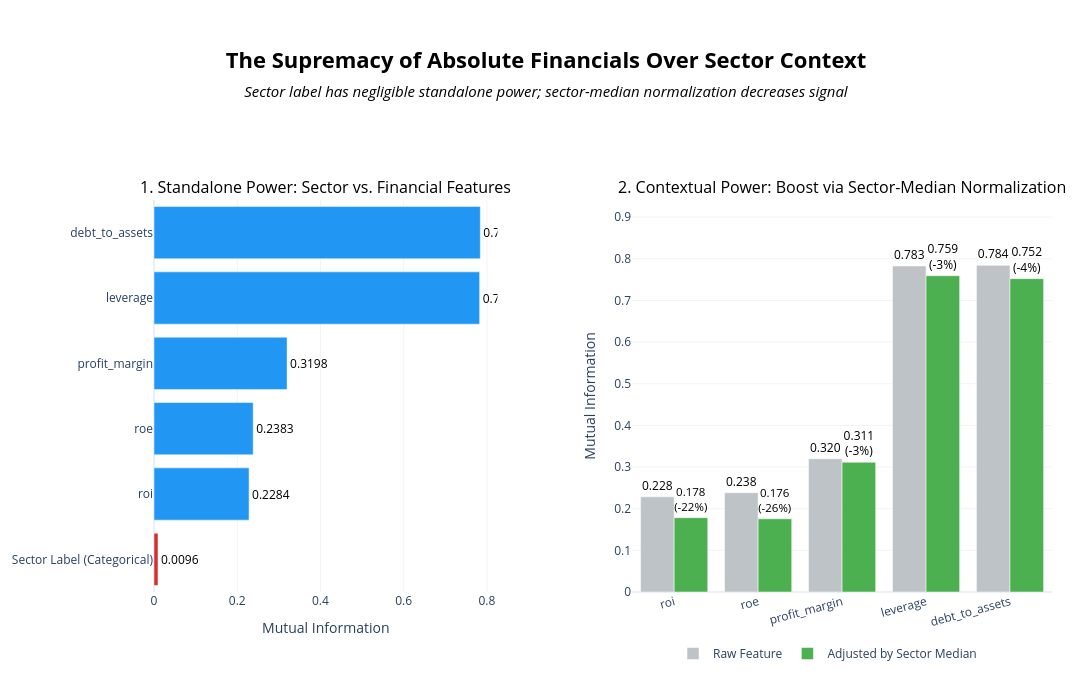

Notebook code cell kept with this figure:
### Code cell
df = train_df.copy()

ateco_map = {
    (10, 33): "Manufacturing", (41, 43): "Construction", (45, 47): "Wholesale & Retail",
    (55, 56): "Accommodation & Food", (58, 63): "Information & Communication",
    (68, 68): "Real Estate", (69, 75): "Professional & Scientific", (77, 82): "Admin & Support"
}

def get_sector_name(code):
    try:
        code_int = int(code)
        for (lo, hi), name in ateco_map.items():
            if lo <= code_int <= hi: return name
    except: pass
    return "Other"

df["sector_name"] = df["ateco_sector"].astype(str).str.zfill(2).apply(get_sector_name)

exclude_cols = ["company_id", "proxy_id", "fiscal_year", "ateco_sector", TARGET]
num_cols = [c for c in df.select_dtypes(include=[np.number]).columns if c not in exclude_cols]

df_mi_calc = df[num_cols + [TARGET]].dropna()
y_enc_full = LabelEncoder().fit_transform(df_mi_calc[TARGET])

mi_raw_all = mutual_info_classif(df_mi_calc[num_cols], y_enc_full, random_state=42)
mi_series = pd.Series(mi_raw_all, index=num_cols).sort_values(ascending=False)

TOP_5_FEATURES = mi_series.head(5).index.tolist()

df_sec = df[["sector_name", TARGET]].dropna()
X_sec_enc = LabelEncoder().fit_transform(df_sec["sector_name"]).reshape(-1, 1)
y_sec_enc = LabelEncoder().fit_transform(df_sec[TARGET])
mi_sector_standalone = mutual_info_classif(X_sec_enc, y_sec_enc, discrete_features=True, random_state=42)[0]

mi_results = []
df_clean = df.dropna(subset=TOP_5_FEATURES + ["sector_name", TARGET]).copy()
y_enc_clean = LabelEncoder().fit_transform(df_clean[TARGET])

for col in TOP_5_FEATURES:
    mi_raw = mutual_info_classif(df_clean[[col]], y_enc_clean, random_state=42)[0]
    med_col = df_clean.groupby("sector_name")[col].transform("median")
    df_clean[f"{col}_rel_med"] = df_clean[col] - med_col
    mi_rel = mutual_info_classif(df_clean[[f"{col}_rel_med"]], y_enc_clean, random_state=42)[0]
    mi_results.append({
        "Feature": col,
        "MI_Raw": mi_raw,
        "MI_Relative": mi_rel,
        "Boost_Pct": ((mi_rel - mi_raw) / mi_raw) * 100 if mi_raw > 0 else 0
    })

results_df = pd.DataFrame(mi_results).sort_values(by="MI_Raw", ascending=True)

# Figure
fig = make_subplots(
    rows=1, cols=2,
    column_widths=[0.45, 0.55],
    horizontal_spacing=0.15,
    subplot_titles=[
        "1. Standalone Power: Sector vs. Financial Features",
        "2. Contextual Power: Boost via Sector-Median Normalization"
    ]
)

names  = ["Sector Label (Categorical)"] + results_df["Feature"].tolist()
values = [mi_sector_standalone] + results_df["MI_Raw"].tolist()
bar_colors = ["#d32f2f"] + ["#2196f3"] * len(results_df)

fig.add_trace(
    go.Bar(
        x=values,
        y=names,
        orientation="h",
        marker_color=bar_colors,
        text=[f"{v:.4f}" for v in values],
        textposition="outside",
        textfont=dict(color="#000000"),
        showlegend=False
    ),
    row=1, col=1
)

fig.add_trace(
    go.Bar(
        name="Raw Feature",
        x=results_df["Feature"],
        y=results_df["MI_Raw"],
        marker_color="#BDC3C7",
        text=[f"{v:.3f}" for v in results_df["MI_Raw"]],
        textposition="outside",
        textfont=dict(color="#000000"),
    ),
    row=1, col=2
)

fig.add_trace(
    go.Bar(
        name="Adjusted by Sector Median",
        x=results_df["Feature"],
        y=results_df["MI_Relative"],
        marker_color="#4caf50",
        text=[f"{v:.3f}<br>(+{b:.0f}%)" if b > 0 else f"{v:.3f}<br>({b:.0f}%)"
              for v, b in zip(results_df["MI_Relative"], results_df["Boost_Pct"])],
        textposition="outside",
        textfont=dict(color="#000000"),
    ),
    row=1, col=2
)

fig.update_layout(
    width=1600,
    height=680,
    template="plotly_white",
    title=dict(
        text=(
            "<b>The Supremacy of Absolute Financials Over Sector Context</b>"
            "<br>"
            "<i><span style='font-size:15px; color:#000000;'>"
            "Sector label has negligible standalone power; sector-median normalization decreases signal"
            "</span></i>"
        ),
        x=0.5,
        xanchor="center",
        y=0.90,
        yanchor="top",
        font=dict(size=22, color="#000000"),
    ),
    barmode="group",
    paper_bgcolor="white",
    plot_bgcolor="white",
    margin=dict(t=200, l=20, r=40, b=60),
    legend=dict(
        orientation="h",
        yanchor="top",
        y=-0.12,      # ← below the plot
        xanchor="center",
        x=0.75,       # ← centered under the right subplot
    ),
)
# Subplot titles
for ann in fig["layout"]["annotations"]:
    if ann["text"] in [
        "1. Standalone Power: Sector vs. Financial Features",
        "2. Contextual Power: Boost via Sector-Median Normalization"
    ]:
        ann["font"] = dict(size=16, color="#000000")

fig.update_xaxes(title_text="Mutual Information", showgrid=True, gridcolor="#F2F3F4", row=1, col=1)
fig.update_yaxes(title_text="Mutual Information", showgrid=True, gridcolor="#F2F3F4",
                 range=[0, results_df["MI_Raw"].max() * 1.2], row=1, col=2)
fig.update_xaxes(tickangle=-15, row=1, col=2)

fig.show()
fig.write_image(FIG_DIR / "audit_sector_power_dynamic.png", scale=2)

### Figure 1 — Plotly figure (JSON) as saved in the notebook; plotly's stock layout.template omitted (floating-point values rounded to 4 significant figures)
{"data": [{"marker": {"color": ["#d32f2f", "#2196f3", "#2196f3", "#2196f3", "#2196f3", "#2196f3"]}, "orientation": "h", "showlegend": false, "text": ["0.0096", "0.2284", "0.2383", "0.3198", "0.7826", "0.7842"], "textfont": {"color": "#000000"}, "textposition": "outside", "type": "bar", "x": [0.009587, 0.2284, 0.2383, 0.3198, 0.7826, 0.7842], "xaxis": "x", "y": ["Sector Label (Categorical)", "roi", "roe", "profit_margin", "leverage", "debt_to_assets"], "yaxis": "y"}, {"marker": {"color": "#BDC3C7"}, "name": "Raw Feature", "text": ["0.228", "0.238", "0.320", "0.783", "0.784"], "textfont": {"color": "#000000"}, "textposition": "outside", "type": "bar", "x": ["roi", "roe", "profit_margin", "leverage", "debt_to_assets"], "xaxis": "x2", "y": [0.2284, 0.2383, 0.3198, 0.7826, 0.7842], "yaxis": "y2"}, {"marker": {"color": "#4caf50"}, "name": "Adjusted by Sector Median", "text": ["0.178<br>(-22%)", "0.176<br>(-26%)", "0.311<br>(-3%)", "0.759<br>(-3%)", "0.752<br>(-4%)"], "textfont": {"color": "#000000"}, "textposition": "outside", "type": "bar", "x": ["roi", "roe", "profit_margin", "leverage", "debt_to_assets"], "xaxis": "x2", "y": [0.1785, 0.1756, 0.3115, 0.7592, 0.7522], "yaxis": "y2"}], "layout": {"annotations": [{"font": {"color": "#000000", "size": 16}, "showarrow": false, "text": "1. Standalone Power: Sector vs. Financial Features", "x": 0.1913, "xanchor": "center", "xref": "paper", "y": 1, "yanchor": "bottom", "yref": "paper"}, {"font": {"color": "#000000", "size": 16}, "showarrow": false, "text": "2. Contextual Power: Boost via Sector-Median Normalization", "x": 0.7662, "xanchor": "center", "xref": "paper", "y": 1, "yanchor": "bottom", "yref": "paper"}], "barmode": "group", "height": 680, "legend": {"orientation": "h", "x": 0.75, "xanchor": "center", "y": -0.12, "yanchor": "top"}, "margin": {"b": 60, "l": 20, "r": 40, "t": 200}, "paper_bgcolor": "white", "plot_bgcolor": "white", "title": {"font": {"color": "#000000", "size": 22}, "text": "<b>The Supremacy of Absolute Financials Over Sector Context</b><br><i><span style='font-size:15px; color:#000000;'>Sector label has negligible standalone power; sector-median normalization decreases signal</span></i>", "x": 0.5, "xanchor": "center", "y": 0.9, "yanchor": "top"}, "width": 1600, "xaxis": {"anchor": "y", "domain": [0, 0.3825], "gridcolor": "#F2F3F4", "showgrid": true, "title": {"text": "Mutual Information"}}, "xaxis2": {"anchor": "y2", "domain": [0.5325, 1], "tickangle": -15}, "yaxis": {"anchor": "x", "domain": [0, 1]}, "yaxis2": {"anchor": "x2", "domain": [0, 1], "gridcolor": "#F2F3F4", "range": [0, 0.941], "showgrid": true, "title": {"text": "Mutual Information"}}}}
